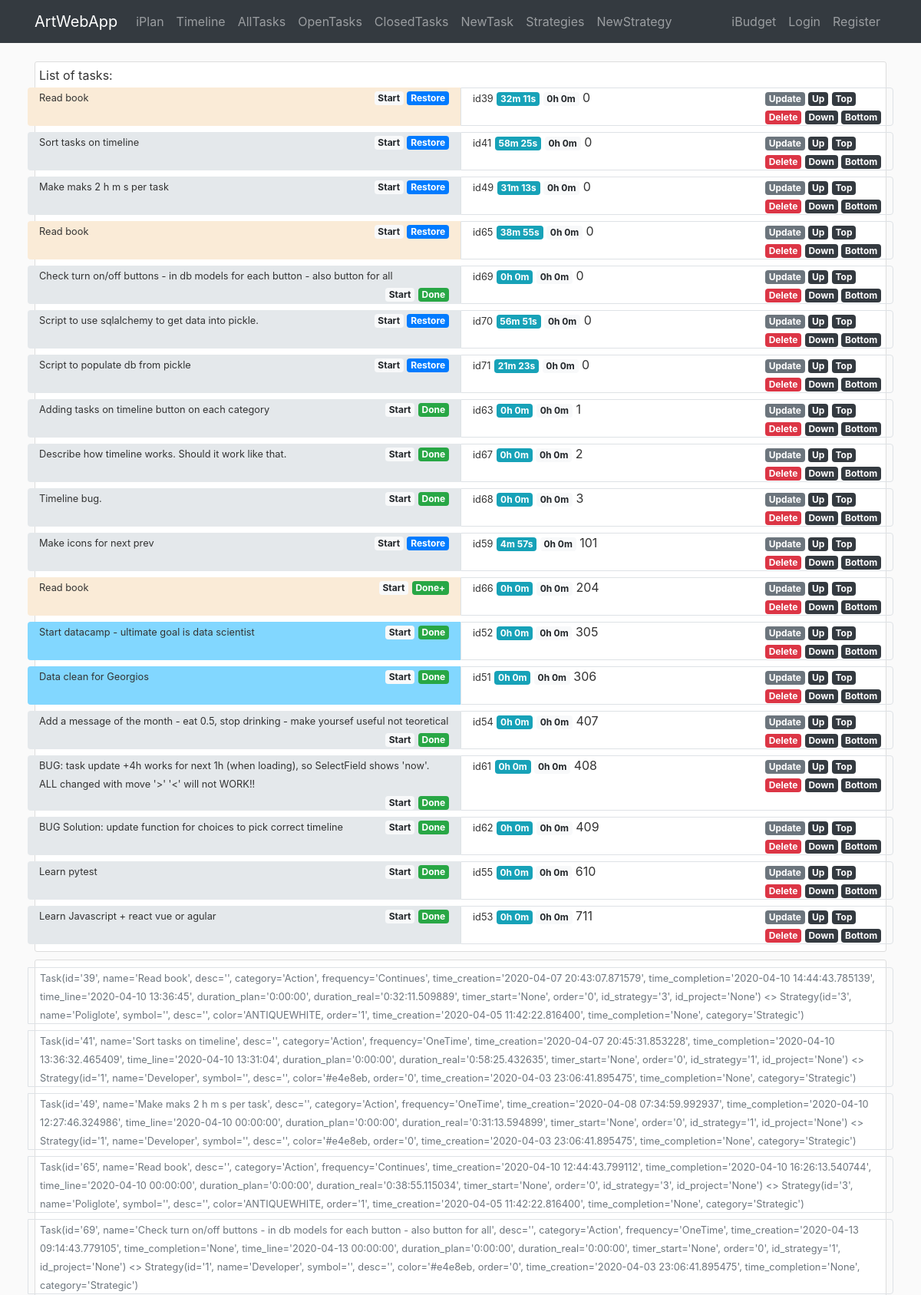
The page /iplan/task (upper part) on the database its author committed.
### awa/iplan/models.py (models this page shows)
class Task(db.Model):
    id = db.Column(db.Integer, primary_key=True)
    name = db.Column(db.String(140), nullable=False)
    desc = db.Column(db.Text)
    category = db.Column(db.String(20))
    frequency = db.Column(db.String(10))
    time_creation = db.Column(db.DateTime, default=datetime.utcnow)
    time_completion = db.Column(db.DateTime)
    time_line = db.Column(db.DateTime)
    duration_plan = db.Column(db.Interval, nullable=False, default=timedelta(0))
    duration_real = db.Column(db.Interval, nullable=False, default=timedelta(0))
    timer_start = db.Column(db.DateTime)
    order = db.Column(db.Integer)
    id_strategy = db.Column(db.Integer, db.ForeignKey('strategy.id'), nullable=False)
    id_project = db.Column(db.Integer, db.ForeignKey('project.id'))
    def __repr__(self):
        return f"Task(id='{self.id}', name='{self.name}', desc='{self.desc}', category='{self.category}', " \
               f"frequency='{self.frequency}', time_creation='{self.time_creation}', " \
               f"time_completion='{self.time_completion}', time_line='{self.time_line}', " \
               f"duration_plan='{self.duration_plan}', duration_real='{self.duration_real}', " \
               f"timer_start='{self.timer_start}', order='{self.order}', " \
               f"id_strategy='{self.id_strategy}', id_project='{self.id_project}')"

class Strategy(db.Model):
    id = db.Column(db.Integer, primary_key=True)
    name = db.Column(db.String(40), nullable=False)
    symbol = db.Column(db.String(3))
    desc = db.Column(db.Text)
    color = db.Column(db.String(7))
    order = db.Column(db.Integer)
    time_creation = db.Column(db.DateTime, default=datetime.now)
    time_completion = db.Column(db.DateTime)
    category = db.Column(db.String(20), nullable=True)
    br_task = db.relationship('Task', backref='strategy')  # todo: lazy=True - test that later
    br_project = db.relationship('Project', backref='strategy')  # todo: lazy=True - test that later
    def __repr__(self):
        return f"Strategy(id='{self.id}', name='{self.name}', symbol='{self.symbol}', desc='{self.desc}'," \
               f" color='{self.color}, order='{self.order}', time_creation='{self.time_creation}'," \
               f" time_completion='{self.time_completion}', category='{self.category}')"

### awa/iplan/routes.py (the view)
@iplan.route('/iplan/task', methods=['GET', 'POST'])
def task():
    tasks = Task.query.order_by(Task.order).all()
    strategies = Strategy.query.all()
    return render_template('iplan/task.html', tasks=tasks, strategies=strategies,
                           string_from_duration=string_from_duration, now=datetime.now())

### awa/iplan/utils.py (called while the page is built)
def string_from_duration(x):
    if x is None or x.total_seconds() == 0:
        return '0h 0m'
    total_seconds = x.total_seconds()
    days = total_seconds // 86400
    total_seconds -= days * 86400
    hours = total_seconds // 3600
    total_seconds -= hours * 3600
    minutes = total_seconds // 60
    total_seconds -= minutes * 60
    seconds = total_seconds
    duration_items = [(days, 'd'), (hours, 'h'), (minutes, 'm'), (seconds, 's')]
    non_zero_items = 0
    for item in duration_items:
        if item[0] != 0:
            non_zero_items += 1
    if non_zero_items > 2:
        duration_items.pop(-1)
    outcome = ''
    for item in duration_items:
        if item[0] != 0:
            outcome += f'{int(item[0])}{item[1]} '
    return outcome[:-1]

### awa/templates/iplan/task.html (shortened to what this page needs)
{% extends "layout.html" %}
{% block content %}
<div class="container">
    <div class="content-section">
       List of tasks:
        {% for task in tasks %}
        <div class="row">
            <div class="col-6 rounded-left mt-1 mb-1" style="background-color:{{task.strategy.color}}">
                <div class="row p-0">
                    <div class="col-auto">
                        <small>{{task.name}}</small>
                    </div>
                    <div class="col-auto ml-auto">
                        {% if task.timer_start %}
                            <a href="{{url_for('iplan.task_timer_start', id_task=task.id) }}" class="badge badge-light">Reset</a>
                            <a href="{{url_for('iplan.task_timer_end', id_task=task.id) }}" class="badge badge-danger">Stop</a>
                        {% else %}
                            <a href="{{url_for('iplan.task_timer_start', id_task=task.id) }}" class="badge badge-light">Start</a>
                            {% if task.time_completion %}
                                <a href="{{url_for('iplan.task_restore', id_task=task.id)}}" class="badge badge-primary">Restore</a>
                            {% else %}
                                {% if task.frequency == 'OneTime' %}
                                    <a href="{{url_for('iplan.task_complete', id_task=task.id)}}" class="badge badge-success">Done</a>
                                {% else %}
                                    <a href="{{url_for('iplan.task_complete', id_task=task.id)}}" class="badge badge-success">Done+</a>
                                {% endif %}
                            {% endif %}
                        {% endif%}
                    </div>
                </div>
            </div>
            <div class="col border rounded-right mt-1 mb-1">
                <div class="row p-0">
                    <div class="col-auto">
                        <small>id{{task.id}}</small>
                        <small class="badge badge-info">{{string_from_duration(task.duration_real)}}</small>
                        <small class="badge badge-light">{{string_from_duration(task.duration_plan)}}</small>
                        {{task.order}}
                    </div>
                    <div class="col-auto ml-auto">
                        <a href="{{url_for('iplan.task_update', id_task=task.id) }}" class="badge badge-secondary">Update</a>
                        <a href="{{url_for('iplan.task_move', id_task=task.id, direction='up')}}" class="badge badge-dark">Up</a>
                        <a href="{{url_for('iplan.task_move', id_task=task.id, direction='top') }}" class="badge badge-dark">Top</a>
                        <br>
                        <a href="{{url_for('iplan.task_delete', id_task=task.id) }}" class="badge badge-danger">Delete</a>
                        <a href="{{url_for('iplan.task_move', id_task=task.id, direction='down') }}" class="badge badge-dark">Down</a>
                        <a href="{{url_for('iplan.task_move', id_task=task.id, direction='bottom') }}" class="badge badge-dark">Bottom</a>
                    </div>
                </div>
            </div>
        </div>
        {% endfor %}
    </div>
   <div class="content-section">
        {% for task in tasks %}
        <div class="row">
            <div class="col border rounded-right mt-1 mb-1">
                <div class="row p-0">
                    <div class="col-auto">
                        <small class="text-muted">{{ task }} <> {{ task.strategy }}</small>
                    </div>
                </div>
            </div>
        </div>
        {% endfor %}
    </div>
</div>
{% endblock content %}

### awa/static/main.css (style rules this page uses)
body { background: #fafafa; color: #333333; margin-top: 5rem; }
.content-section { background: #ffffff; padding: 5px 5px; border: 1px solid #dddddd; border-radius: 3px; margin-bottom: 10px; }

### rows shown on the page
Task: name "Read book", id "39", duration_real "32m 11s", duration_plan "0h 0m", order "0", id+name+desc "Task(id='39', name='Read book', desc='', category='Action', frequency='Continues', time_creation='2020-04-07 20:43:07.871579', time_completion='2020-04-10 14:44:43.785139', time_line='2020-04-10 13:36:45', duration_plan='0:00:00', duration_real='0:32:11.509889', timer_start='None', order='0', id_strategy='3', id_project='None')", strategy "Strategy(id='3', name='Poliglote', symbol='', desc='', color='ANTIQUEWHITE, order='1', time_creation='2020-04-05 11:42:22.816400', time_completion='None', category='Strategic')"
Task: name "Sort tasks on timeline", id "41", duration_real "58m 25s", duration_plan "0h 0m", order "0", id+name+desc "Task(id='41', name='Sort tasks on timeline', desc='', category='Action', frequency='OneTime', time_creation='2020-04-07 20:45:31.853228', time_completion='2020-04-10 13:36:32.465409', time_line='2020-04-10 13:31:04', duration_plan='0:00:00', duration_real='0:58:25.432635', timer_start='None', order='0', id_strategy='1', id_project='None')", strategy "Strategy(id='1', name='Developer', symbol='', desc='', color='#e4e8eb, order='0', time_creation='2020-04-03 23:06:41.895475', time_completion='None', category='Strategic')"
Task: name "Make maks 2 h m s per task", id "49", duration_real "31m 13s", duration_plan "0h 0m", order "0", id+name+desc "Task(id='49', name='Make maks 2 h m s per task', desc='', category='Action', frequency='OneTime', time_creation='2020-04-08 07:34:59.992937', time_completion='2020-04-10 12:27:46.324986', time_line='2020-04-10 00:00:00', duration_plan='0:00:00', duration_real='0:31:13.594899', timer_start='None', order='0', id_strategy='1', id_project='None')", strategy "Strategy(id='1', name='Developer', symbol='', desc='', color='#e4e8eb, order='0', time_creation='2020-04-03 23:06:41.895475', time_completion='None', category='Strategic')"
Task: name "Read book", id "65", duration_real "38m 55s", duration_plan "0h 0m", order "0", id+name+desc "Task(id='65', name='Read book', desc='', category='Action', frequency='Continues', time_creation='2020-04-10 12:44:43.799112', time_completion='2020-04-10 16:26:13.540744', time_line='2020-04-10 00:00:00', duration_plan='0:00:00', duration_real='0:38:55.115034', timer_start='None', order='0', id_strategy='3', id_project='None')", strategy "Strategy(id='3', name='Poliglote', symbol='', desc='', color='ANTIQUEWHITE, order='1', time_creation='2020-04-05 11:42:22.816400', time_completion='None', category='Strategic')"
Task: name "Check turn on/off buttons - in db models for each button - also button for all", id "69", duration_real "0h 0m", duration_plan "0h 0m", order "0", id+name+desc "Task(id='69', name='Check turn on/off buttons - in db models for each button - also button for all', desc='', category='Action', frequency='OneTime', time_creation='2020-04-13 09:14:43.779105', time_completion='None', time_line='2020-04-13 00:00:00', duration_plan='0:00:00', duration_real='0:00:00', timer_start='None', order='0', id_strategy='1', id_project='None')", strategy "Strategy(id='1', name='Developer', symbol='', desc='', color='#e4e8eb, order='0', time_creation='2020-04-03 23:06:41.895475', time_completion='None', category='Strategic')"
Task: name "Script to use sqlalchemy to get data into pickle.", id "70", duration_real "56m 51s", duration_plan "0h 0m", order "0"
Task: name "Script to populate db from pickle", id "71", duration_real "21m 23s", duration_plan "0h 0m", order "0"
Task: name "Adding tasks on timeline button on each category", id "63", duration_real "0h 0m", duration_plan "0h 0m", order "1"
Task: name "Describe how timeline works. Should it work like that.", id "67", duration_real "0h 0m", duration_plan "0h 0m", order "2"
Task: name "Timeline bug.", id "68", duration_real "0h 0m", duration_plan "0h 0m", order "3"
Task: name "Make icons for next prev", id "59", duration_real "4m 57s", duration_plan "0h 0m", order "101"
Task: name "Read book", id "66", duration_real "0h 0m", duration_plan "0h 0m", order "204"
Task: name "Start datacamp - ultimate goal is data scientist", id "52", duration_real "0h 0m", duration_plan "0h 0m", order "305"
Task: name "Data clean for Georgios", id "51", duration_real "0h 0m", duration_plan "0h 0m", order "306"
Task: name "Add a message of the month - eat 0.5, stop drinking - make yoursef useful not teoretical", id "54", duration_real "0h 0m", duration_plan "0h 0m", order "407"
Task: name "BUG: task update +4h works for next 1h (when loading), so SelectField shows 'now'. ALL changed with move '>' '<' will not WORK!!", id "61", duration_real "0h 0m", duration_plan "0h 0m", order "408"
Task: name "BUG Solution: update function for choices to pick correct timeline", id "62", duration_real "0h 0m", duration_plan "0h 0m", order "409"
Task: name "Learn pytest", id "55", duration_real "0h 0m", duration_plan "0h 0m", order "610"
Task: name "Learn Javascript + react vue or agular", id "53", duration_real "0h 0m", duration_plan "0h 0m", order "711"
